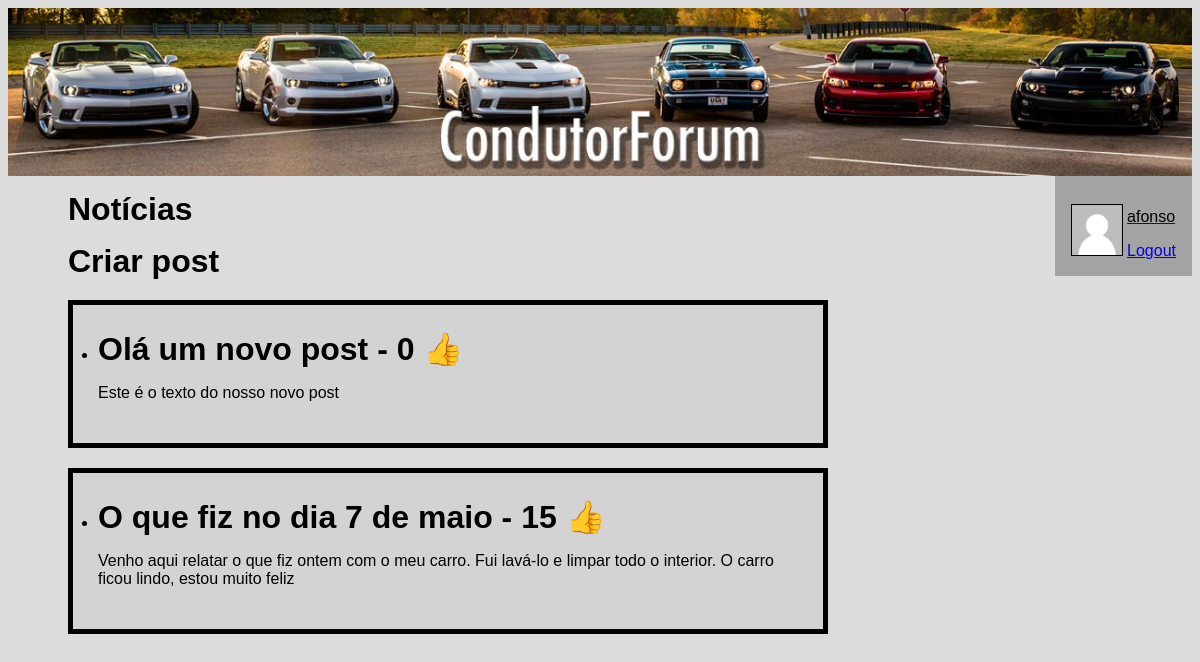
The page /forum/ (signed in) on the database its author committed.
### forum/models.py (models this page shows, shortened)
class Condutor(models.Model):
    user = models.OneToOneField(User, on_delete=models.CASCADE, primary_key=True)
    modelo_carro = models.CharField(max_length=50)
    numero_posts = models.IntegerField(default=0)
    avatar = models.ImageField(default='forum/images/default.png', blank=True)

class Post(models.Model):
    post_titulo = models.CharField(max_length=50)
    post_texto = models.CharField(max_length=500)
    pub_data = models.DateTimeField('data de publicacao')
    gostos = models.IntegerField(default=0)
    imagem = models.ImageField(blank=True)

### forum/views.py (the view)
# urls.py: path("", views.index, name="index"),
def index(request):
    latest_post_list = Post.objects.order_by('-pub_data')[:10]
    context = {'latest_post_list': latest_post_list}
    return render(request, 'forum/index.html', context)

### forum/templates/forum/index.html
{% load static %}
<link rel="stylesheet" type="text/css"
      href="{% static 'forum/style.css' %}"/>
<!DOCTYPE html>
<html lang="pt">
{% block header %}
<header>
    <a href="http://127.0.0.1:8000/forum/">
        <img src="{% static 'forum/images/header1.jpg' %}" alt="CondutorForum" width="100%" height="auto">
    </a>
</header>
{% endblock %}
{% block sidebar %}
<aside>
    <div class="parent">
        {% if request.user.is_authenticated %}
        <div class="inline-block-child">
            <img class="foto_perfil" src="{% static user.condutor.avatar %}" alt="Foto de perfil"/>
        </div>
        <div class="inline-block-child">
            <a href="{% url 'forum:info' %}">
                <p>{{ request.user.username }}</p>
            </a>
            <a href="{% url 'forum:logout' %}">Logout</a>
            {% else %}
            <a href="{% url 'forum:fazerLogin' %}">Login</a>
            <a href="{% url 'forum:signin' %}">Criar conta</a>
            {% endif %}
        </div>
    </div>
</aside>
{% endblock %}
{% block conteudo %}
<div class="top">
    <a class="titulo"  href="{% url 'forum:index_noticia' %}">Notícias</a>
</div>
<div class="top">
    <a class="titulo" href="{% url 'forum:criarpost' %}">Criar post</a>
</div>
{% if latest_post_list %}
<ul>
    {% for post in latest_post_list %}
    <div class="caixinha">
        <li>
            <a class="titulo" href="{% url 'forum:detalhe' post.id %}">
                {{ post.post_titulo }} - {{ post.gostos }} 👍
            </a>
            <p>{{ post.post_texto }}</p>
        </li>
    </div>
    {% endfor %}
</ul>
{% else %}
<p>Nao há posts disponíveis.</p>
{% endif %}
{% endblock %}
</html>

### forum/static/forum/style.css (style rules this page uses)
p { color: black; }
* { font-family: Arial, serif; }
li { text-align: left; }
.foto_perfil { border: 1px solid black; height: 50px; width: auto; }
.caixinha { border: 5px solid #000000; background-color: lightgrey; width: 700px; padding: 25px; margin: 20px; }
.titulo { text-decoration: none; color: black; font-weight: bold; font-size: 2em; }
.top { margin-left: 60px; margin-top: 15px; }
.parent { padding: 1rem; }
.inline-block-child { display: inline-block; }
aside { background-color: rgb(164, 164, 164); float: right; }

### rows shown on the page
Post: post_titulo "Olá um novo post", gostos "0", post_texto "Este é o texto do nosso novo post"
Post: post_titulo "O que fiz no dia 7 de maio", gostos "15", post_texto "Venho aqui relatar o que fiz ontem com o meu carro. Fui lavá-lo e limpar todo o interior. O carro ficou lindo, estou muito feliz"

### other values the page prints
{{ request.user.username }} "afonso"
